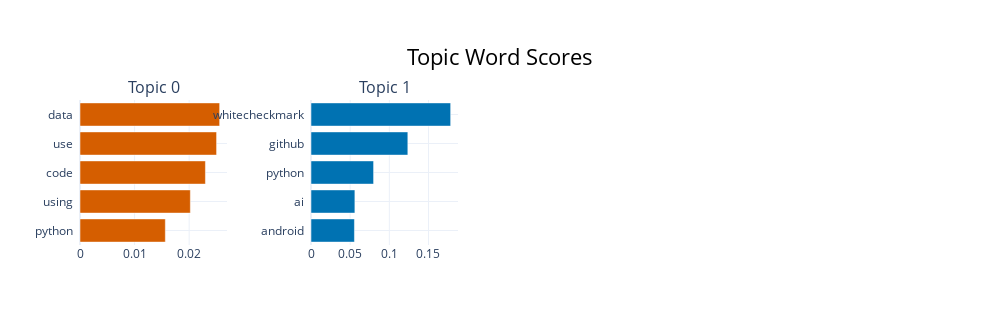

This figure's notebook cell:
### Markdown cell above
Code avec bert

### Code cell
from bertopic import BERTopic
from sentence_transformers import SentenceTransformer

documents_clean = (df["cleaned_text"])
# Charger un modèle de Sentence Transformers - embeddings plus riches
model = SentenceTransformer('all-MiniLM-L6-v2')

# Convertir les textes en embeddings
embeddings = model.encode(df["cleaned_text"].tolist())
# Appliquer BERTopic
topic_model = BERTopic(min_topic_size=25)  # Ignore les thèmes avec moins de 10 documents

topics, probs = topic_model.fit_transform(documents_clean, embeddings)

topic_model.reduce_topics(documents_clean, nr_topics=3)  # Réduit à 10 thèmes principaux


# Afficher les principaux thèmes
print(topic_model.get_topic_info())

# Visualisation interactive des thèmes
topic_model.visualize_barchart(top_n_topics=5)

### Figure 1 — Plotly figure (JSON) as saved in the notebook; plotly's stock layout.template omitted (floating-point values rounded to 4 significant figures)
{"data": [{"marker": {"color": "#D55E00"}, "orientation": "h", "type": "bar", "x": [0.01564, 0.02022, 0.02298, 0.02503, 0.02559], "xaxis": "x", "y": ["python  ", "using  ", "code  ", "use  ", "data  "], "yaxis": "y"}, {"marker": {"color": "#0072B2"}, "orientation": "h", "type": "bar", "x": [0.05545, 0.05603, 0.07991, 0.1236, 0.1783], "xaxis": "x2", "y": ["android  ", "ai  ", "python  ", "github  ", "whitecheckmark  "], "yaxis": "y2"}], "layout": {"annotations": [{"font": {"size": 16}, "showarrow": false, "text": "Topic 0", "x": 0.0875, "xanchor": "center", "xref": "paper", "y": 1, "yanchor": "bottom", "yref": "paper"}, {"font": {"size": 16}, "showarrow": false, "text": "Topic 1", "x": 0.3625, "xanchor": "center", "xref": "paper", "y": 1, "yanchor": "bottom", "yref": "paper"}], "height": 325, "hoverlabel": {"bgcolor": "white", "font": {"family": "Rockwell", "size": 16}}, "showlegend": false, "title": {"font": {"color": "Black", "size": 22}, "text": "Topic Word Scores", "x": 0.5, "xanchor": "center", "yanchor": "top"}, "width": 1000, "xaxis": {"anchor": "y", "domain": [0, 0.175], "showgrid": true}, "xaxis2": {"anchor": "y2", "domain": [0.275, 0.45], "showgrid": true}, "xaxis3": {"anchor": "y3", "domain": [0.55, 0.725], "showgrid": true}, "xaxis4": {"anchor": "y4", "domain": [0.825, 1], "showgrid": true}, "yaxis": {"anchor": "x", "domain": [0, 1], "showgrid": true}, "yaxis2": {"anchor": "x2", "domain": [0, 1], "showgrid": true}, "yaxis3": {"anchor": "x3", "domain": [0, 1], "showgrid": true}, "yaxis4": {"anchor": "x4", "domain": [0, 1], "showgrid": true}}}
